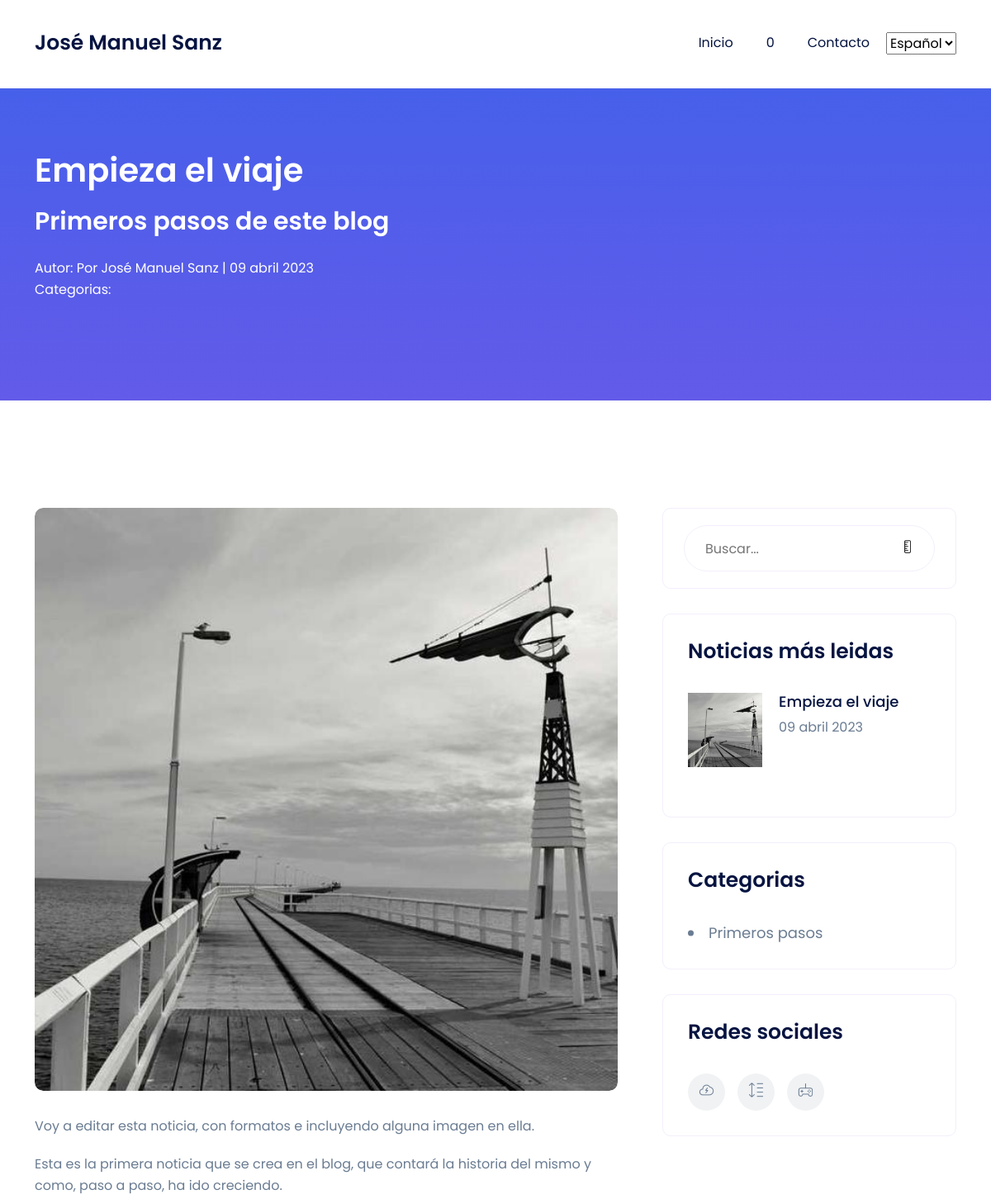
The app's page /blog/empieza-el-viaje/ (upper part), older data.
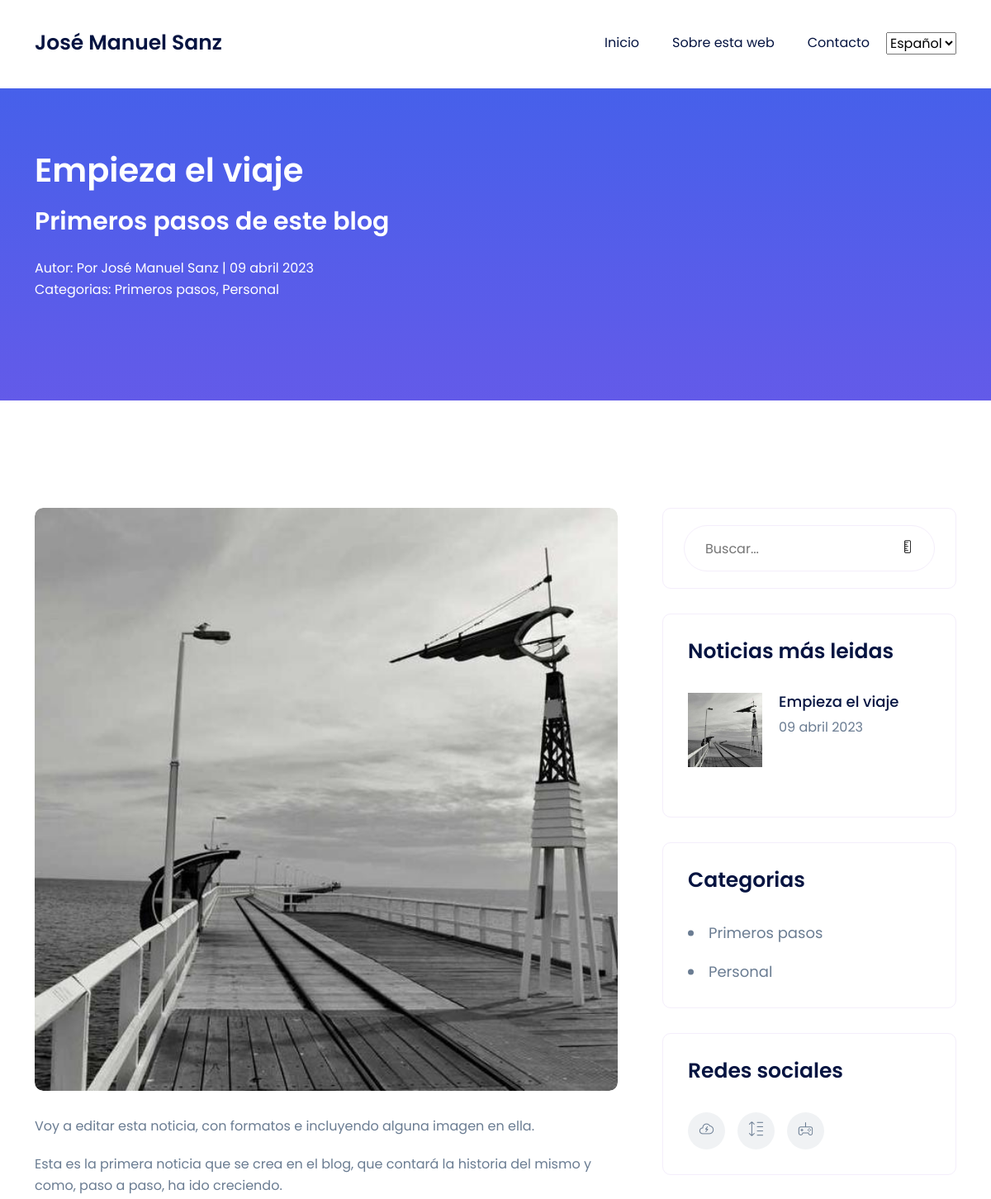
The same page, newer data.
### core/models.py (models this page shows, shortened)
class Pagina(models.Model):
    titulo = models.CharField(max_length=250)
    subtitulo = models.CharField(max_length=250)
    id = models.AutoField(primary_key=True)
    slug = models.SlugField(unique=True, default=0)
    contenido = RichTextField()
    imagen = models.ImageField(upload_to='paginas')
    fecha_creacion = models.DateTimeField(auto_now_add=True) # Se añade la hora de forma automática cuando se crea el registro
    fecha_actualizacion = models.DateTimeField(auto_now=True) # Se añade la hora de forma automática al actualizarse el campo
    class Meta:
        verbose_name = "pagina"
        verbose_name_plural = "paginas"
        ordering = ["-fecha_creacion"] # Ordena por defecto de mas antiguo a mas nuevo, con (-NombreCampo), cambia a la inversa

### blog/models.py (models this page shows, shortened)
class Blog(models.Model):
    id = models.AutoField(primary_key=True)
    titulo = models.CharField(max_length=250)
    slug = models.SlugField(unique=True, default=0)
    subtitulo = models.CharField(max_length=250)
    contenido = RichTextField()
    imagen = models.ImageField(upload_to='blog')
    fecha_creacion = models.DateTimeField(auto_now_add=True) # Se añade la hora de forma automática cuando se crea el registro
    fecha_actualizacion = models.DateTimeField(auto_now=True) # Se añade la hora de forma automática al actualizarse el campo
    autor = models.ForeignKey(Autor, on_delete=models.CASCADE, related_name='blogs')
    num_visitas = models.PositiveIntegerField(default=0) # Nuevo campo para contabilizar el número de visitas
    categorias = models.ManyToManyField(Categoria, related_name=_('categorias'))
    def save(self, *args, **kwargs):
        self.slug = slugify(self.titulo)
        super().save(*args, **kwargs)
    class Meta:
        verbose_name = "noticia"
        verbose_name_plural = "noticias"
        ordering = ["-fecha_creacion"] # Ordena por defecto de mas antiguo a mas nuevo, con (-NombreCampo), cambia a la inversa
    def aumentar_visitas(self):
        self.num_visitas += 1
        self.save(update_fields=['num_visitas'])

class Categoria(models.Model):
    nombre = models.CharField(max_length=100)
    slug = models.SlugField(unique=True, default=0)

class Autor(models.Model):
    nombre = models.CharField(max_length=100)
    biografia = models.TextField()
    email = models.EmailField(unique=True)
    def __str__(self):
        return self.nombre

### blog/views.py (the view)
# urls.py: path('blog/<slug:slug>/', noticia.as_view(), name='noticia'),
class noticia(DetailView):
    model = Blog
    template_name = 'blog/noticia.html'
    context_object_name = 'noticia'
    slug_field = 'slug'
    def get_context_data(self, **kwargs):
        context = super().get_context_data(**kwargs)
        context['form_comentario'] = FormComentario()
        comentarios_aprobados = self.object.comentarios.filter(aprobado=True)
        context['comentarios_aprobados'] = comentarios_aprobados
        self.object.aumentar_visitas()
        return context

### blog/forms.py
class FormComentario(forms.Form):
    nombre = forms.CharField( required=True, widget=forms.TextInput(attrs={'class': 'form-control','placeholder':'Nombre'}))
    email = forms.EmailField( required=True, widget=forms.TextInput(attrs={'class': 'form-control','placeholder':'Email'}))
    mensaje = forms.CharField( required=True, widget=forms.Textarea(attrs={'class': 'form-control','placeholder':'Mensaje'}))

### blog/utils.py (called while the page is built)
def mas_leidas():
    return Blog.objects.all().order_by('-num_visitas')[:3]

def lista_categorias():
   return Categoria.objects.all()

### core/utils.py (called while the page is built)
def obtener_paginas():
    return Pagina.objects.all()

### core/views.py (called while the page is built)
def paginas_context(request):
    return {'paginas': obtener_paginas()}

def noticias_context(request):
    return {'mas_leidas': mas_leidas()}

def categorias_context(request):
    return {'categorias': lista_categorias()}

### blog/templates/blog/noticia.html (shortened to what this page needs)
{% extends 'core/base.html' %}
{% load i18n %}
{% for noticias in noticias %}
{% block content %}
<section class="blog-section pt-130">
    <div class="container">
        <div class="row">
            <div class="col-xl-8 col-lg-7">
                <div class="left-side-wrapper mb-60">
                    <div class="single-blog blog-style-2 mb-60 wow fadeInUp">
                        <div class="blog-img blog-img-2">
                            <img src="{{noticia.imagen.url}}" alt="#">
                        </div>
                        <div class="blog-content">
                            <p>{{noticia.contenido|safe}}</p>
                        </div>
                    </div>
                </div>
            </div>
            {% endblock %}
            {% endfor %}

### core/templates/core/base.html (shortened to what the changed rows need)
<!doctype html>
<html lang="es">
<head>
    {% load static %}
    {% load i18n %}
    <link rel="stylesheet" href="{% static 'core/assets/css/bootstrap-5.0.0-beta1.min.css' %}">
    <link rel="stylesheet" href="{% static 'core/assets/css/LineIcons.2.0.css' %}">
    <link rel="stylesheet" href="{% static 'core/assets/css/animate.css' %}">
    <link rel="stylesheet" href="{% static 'core/assets/css/tiny-slider.css' %}">
    <link rel="stylesheet" href="{% static 'core/assets/css/glightbox.min.css' %}">
    <link rel="stylesheet" href="{% static 'core/assets/css/main.css' %}">
</head>
<body>
    <header class="header navbar-area">
        <div class="container">
            <div class="row align-items-center">
                <div class="col-lg-12">
                    <nav class="navbar navbar-expand-lg">
                        <ul id="nav" class="navbar-nav ms-auto">
                            {% for pagina in paginas %}
                            <li class="nav-item"><a href="/pagina/{{pagina.slug}}/">{{ pagina.titulo }}</a></li>
                            {% endfor %}
                        </ul>
                        {% get_current_language as LANGUAGE_CODE %}
                        {% get_available_languages as LANGUAGES %}
                </div>
            </div>
        </div>
    </header>
    <section class="page-banner-section pt-75 pb-75 img-bg"
        style="background-image:url({% static 'core/assets/img/bg/common-bg.svg' %})">
        <div class="container">
            <div class="row">
                <div class="col-xl-12">
                    <div class="banner-content">
                        {% if noticia %}
                        <h2 class="titular_en_breadcrumb">{{ noticia.titulo }}</h2>
                        <h3 class="titular_en_breadcrumb">{{ noticia.subtitulo}}</h3>
                        <div class=meta-information>
                            <p class="meta-info titular_en_breadcrumb"><br>
                                {% trans "Autor" %}: Por {{noticia.autor}} | {{noticia.fecha_creacion|date:"d \ F \ Y" }}
                            </p>
                            <p class="titular_en_breadcrumb">{% trans "Categorias" %}:
                                <a href="javascript:void(0)">
                                {% for categoria in noticia.categorias.all %}
                                 <a class="titular_en_breadcrumb" href="/categoria/{{categoria.slug}}/">{{ categoria.nombre }}</a>{% if not forloop.last %}, {% endif %}
                                {% endfor %}
                                 </a>
                            </p>
                        </div>
                        {% elif pagina %}
                        <h2 class="titular_en_breadcrumb">{{ pagina.titulo }}</h2>
                        <h3 class="titular_en_breadcrumb">{{ pagina.subtitulo }}</h3>
                        {% elif categoria %}
                        <h3 class="titular_en_breadcrumb">{% trans "Noticias de la categoria:" %} {{ categoria.nombre}}</h3>
                        {% elif resultados %}
                        <h3 class="titular_en_breadcrumb">{% trans "Resultados de la busqueda" %}</h3>
                        {% elif contacto %}
                        <h3 class="titular_en_breadcrumb">{% trans "Formulario de contacto" %}</h3>
                        {% else %}
                        <h2 class="titular_en_breadcrumb">{% trans "Inicio" %}</h2>
                        {% endif %}
                        <div class="page-breadcrumb">
                            <nav aria-label="breadcrumb">
                            </nav>
                        </div>
                    </div>
                </div>
            </div>
        </div>
    </section>
    {% block content %}
    {% endblock %}
    {% if not contacto %}
    <div class="col-xl-4 col-lg-5">
        <div class="sidebar-wrapper">
            <div class="sidebar-box recent-blog-box mb-30">
                <div class="recent-blog-items">
                    {% for noticia in mas_leidas %}
                    <div class="recent-blog mb-30">
                        <div class="recent-blog-img">
                            <img src="{{noticia.imagen.url}}" alt="#">
                        </div>
                        <div class="recent-blog-content">
                            <h5><a href="/blog/{{noticia.slug}}">{{ noticia.titulo }}</a></h5>
                            <span class="date">{{ noticia.fecha_creacion | date:"d \ F \ Y" }}</span>
                        </div>
                    </div>
                    {% endfor %}
                </div>
            </div>
            <div class="sidebar-box catagories-box mb-30">
                <ul>
                    {% for categoria in categorias %}
                    <li>
                        <a href="/categoria/{{categoria.slug}}/">
                            <span>{{ categoria.nombre}}</span>
                        </a>
                    </li>
                    {% endfor %}
                </ul>
            </div>
            {% endif %}
        </div>
    </div>
    </div>
    </div>
    </section>
</body>
</html>

Row changes from the older to the newer data that the page shows:
changed Pagina: titulo "0" → "Sobre esta web"
now on one of the page's lists (row unchanged): Categoria: nombre "Primeros pasos"
added Categoria: nombre "Personal"
